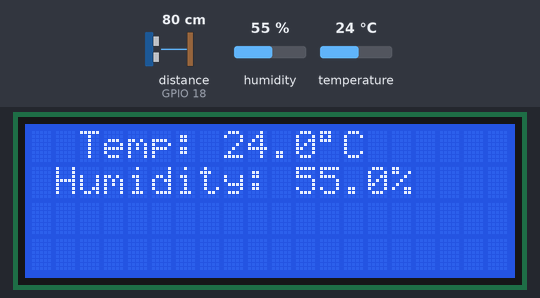
A sketch run on a simulated ESP32. Parts: 20×4 character LCD. Wiring (inferred from the names in the program): ultrasonic range finder: trigger GPIO 5; echo GPIO 18. The inputs (shaded band) are chosen by the test bench; at power-on: distance to the obstacle (sensor on GPIO 18) 80 cm, humidity 55 %, temperature 24 °C. The echo pulse lasts 58.3 µs per cm; no MQTT or app messages arrive unless stated; what the sketch prints to the serial monitor is not drawn.

Above: at 4.7 s.
4.8 s: distance to the obstacle (sensor on GPIO 18) set to 2 cm
At 5.7 s:
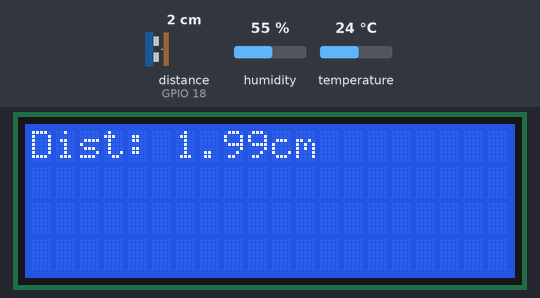
13.7 s: humidity set to 22 %
At 18.7 s:
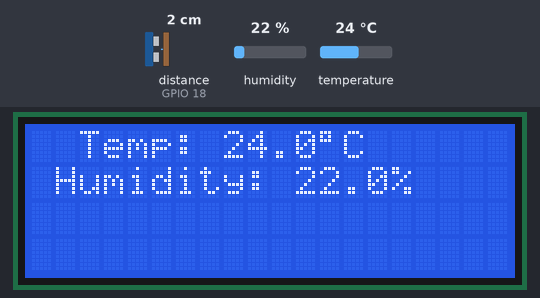
20.7 s: temperature set to 12 °C
At 26.1 s:
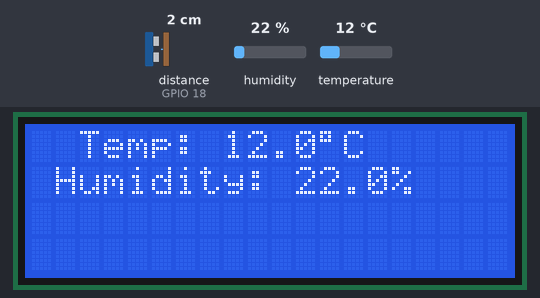
27.8 s: distance to the obstacle (sensor on GPIO 18) set to 4 cm
At 34.1 s:
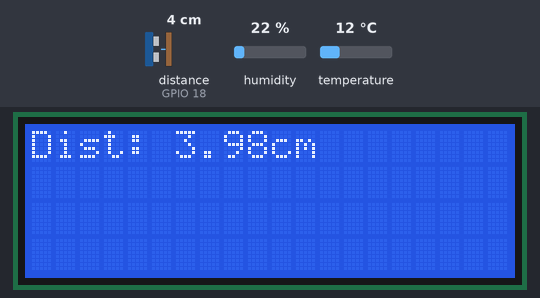
40.1 s: humidity set to 40 %
At 47.1 s:
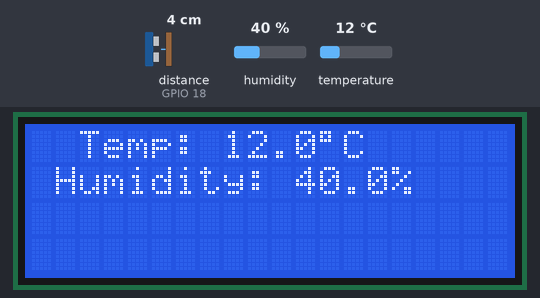
49.0 s: distance to the obstacle (sensor on GPIO 18) set to 9 cm
At 55.8 s:
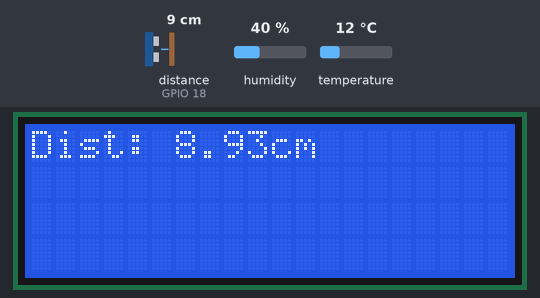
Timing chart, 0 to 57.3 s (numbered marks = the images above; inputs shaded):
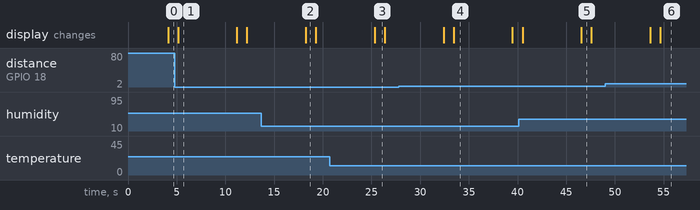

The sketch:

esp32.ino
```cpp
#include "DHTesp.h"
#include <LiquidCrystal_I2C.h>
#include <ArduinoJson.h>
#include "EspMQTTClient.h"
int t_p=5;
int e_p=18;
float ss=0.034;
long durn;
float dist_cm;
#define I2C_ADDR    0x27
#define LCD_COLUMNS 20
#define LCD_LINES   4
char  temperaturaJson[100];
char  umidadeJson[100];
char  distanciaJson[100];
float temperatura;
float umidade;


EspMQTTClient client
(
  "Wokwi-GUEST",                //nome da sua rede Wi-Fi
  "",           //senha da sua rede Wi-Fi
  "mqtt.tago.io",       //Endereço do servidor MQTT
  "Default",            //User é sempre default pois vamos usar token
  "40819502-f29e-4ad5-8473-8f8e1c296a6e",              // Código do Token
  "esp32",              //Nome do device
  1883                  //Porta de comunicação padrao
);


const int DHT_PIN = 15;

DHTesp dhtSensor;

LiquidCrystal_I2C lcd(I2C_ADDR, LCD_COLUMNS, LCD_LINES);


void setup() {

  Serial.begin(115200);
  pinMode(t_p, OUTPUT);
  pinMode(e_p, INPUT);
  Serial.begin(115200);
  dhtSensor.setup(DHT_PIN, DHTesp::DHT22);
  lcd.init();
  lcd.backlight();
  Serial.begin(115200);
  Serial.println("Conectando WiFi");
  while(!client.isWifiConnected()){
    Serial.print('.');
    client.loop();
    delay(1000);
  }
  Serial.println("Conectado!");

  Serial.println("Conectando com o broker MQTT");
  while(!client.isMqttConnected()){
    Serial.print('.');
    client.loop();
    delay(1000);
  }
  Serial.println("Conectado!");
}

void onConnectionEstablished()
{}

void loop()
 {

  digitalWrite(t_p, LOW);
  delayMicroseconds(2);
  digitalWrite(t_p, HIGH);
  delayMicroseconds(10);
  digitalWrite(t_p,LOW);
  durn=pulseIn(e_p,HIGH);
  dist_cm=durn*ss/2;
  Serial.print("distance= ");
  Serial.println(dist_cm);
  TempAndHumidity  data = dhtSensor.getTempAndHumidity();
  Serial.println("Temp: " + String(data.temperature, 1) + "°C");
  Serial.println("Humidity: " + String(data.humidity, 1) + "%");
  Serial.println("---");

  delay(1000);

  lcd.setCursor(0, 0);
  lcd.print("  Temp: " + String(data.temperature, 1) + "\xDF"+"C  ");
  lcd.setCursor(0, 1);
  lcd.print(" Humidity: " + String(data.humidity, 1) + "% ");

  delay(1000);

  lcd.clear();
  digitalWrite(t_p, LOW);
  delayMicroseconds(2);
  digitalWrite(t_p, HIGH);
  delayMicroseconds(10);
  digitalWrite(t_p,LOW);
  durn=pulseIn(e_p,HIGH);
  dist_cm=durn*ss/2;
  Serial.print("distance= ");
  Serial.println(dist_cm);
  lcd.setCursor(0, 0);
  lcd.print("Dist: ");
  lcd.print(dist_cm);
  lcd.print("cm");


  StaticJsonDocument<300> documentoJson1;
  documentoJson1["variable"] = "temperatura";
  documentoJson1["value"] = data.temperature;
  documentoJson1["unit"] = "°C";
  serializeJson(documentoJson1, temperaturaJson);
  Serial.println("Enviando dados de temperatura");
  Serial.println(temperaturaJson);
  client.publish("topicoDAHER", temperaturaJson);

  StaticJsonDocument<300> documentoJson2;
  documentoJson2["variable"] = "umidade";
  documentoJson2["value"] = data.humidity;
  documentoJson2["unit"] = "%";
  serializeJson(documentoJson2, umidadeJson);
  Serial.println("Enviando dados de umidade");
  Serial.println(umidadeJson);
  client.publish("topicoDAHER", umidadeJson);

  StaticJsonDocument<300> documentoJson3;
  documentoJson3["variable"] = "distancia";
  documentoJson3["value"] = dist_cm;
  documentoJson3["unit"] = "cm";
  serializeJson(documentoJson3, distanciaJson);
  Serial.println("Enviando dados de distancia");
  Serial.println(distanciaJson);
  client.publish("topicoDAHER", distanciaJson);
  delay(5000);


  client.loop();

}
```

Measured:
- after the input at 4.8 s, the display: changes after 0.35 s (image 1)
- after the input at 13.7 s, the display: changes after 4.6 s (image 2)
- after the input at 20.7 s, the display: changes after 4.6 s (image 3)
- after the input at 27.8 s, the display: first differs from a run without the input after 5.6 s (image 4)
- after the input at 40.1 s, the display: first differs from a run without the input after 6.5 s (image 5)
- after the input at 49.0 s, the display: first differs from a run without the input after 5.7 s (image 6)
- what the display in image 1 shows lasts 6.1 s, from 5.1 s to 11.2 s
